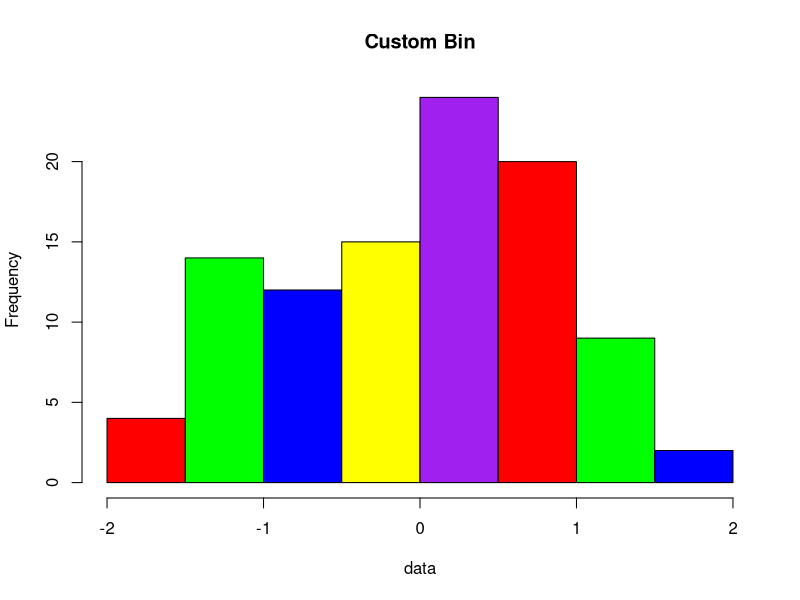

Recreate this plot in R.
data = rnorm(100)

bin_colors = c("red", "green", "blue", "yellow", "purple")

hist(data, breaks = 5, col = bin_colors, main = "Custom Bin")
